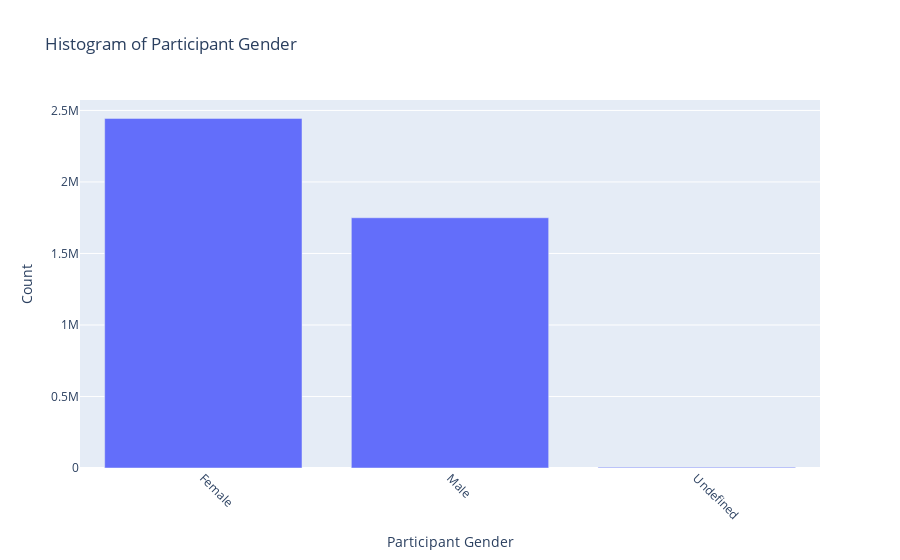

Notebook code for this chart:
### Markdown cell above
The distribution of the gender:

### Code cell
plot_hist(data, 'Participant Gender')

### Figure 1 — Plotly figure (JSON) as saved in the notebook; plotly's stock layout.template omitted (floating-point values rounded to 4 significant figures)
{"data": [{"alignmentgroup": "True", "hovertemplate": "Participant Gender=%{x}<br>Count=%{y}<extra></extra>", "legendgroup": "", "marker": {"color": "#636efa", "pattern": {"shape": ""}}, "name": "", "offsetgroup": "", "orientation": "v", "showlegend": false, "textposition": "auto", "type": "bar", "x": ["Female", "Male", "Undefined"], "xaxis": "x", "y": [2444398, 1749777, 5225], "yaxis": "y"}], "layout": {"barmode": "relative", "legend": {"tracegroupgap": 0}, "title": {"text": "Histogram of Participant Gender"}, "xaxis": {"anchor": "y", "categoryorder": "total descending", "domain": [0, 1], "tickangle": 45, "title": {"text": "Participant Gender"}}, "yaxis": {"anchor": "x", "domain": [0, 1], "title": {"text": "Count"}}}}
